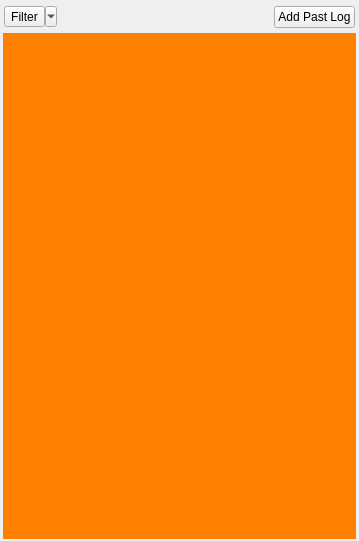
<?xml version="1.0" encoding="UTF-8"?>
<ui version="4.0">
 <class>MyTasksForm</class>
 <widget class="QWidget" name="MyTasksForm">
  <property name="geometry">
   <rect>
    <x>0</x>
    <y>0</y>
    <width>359</width>
    <height>541</height>
   </rect>
  </property>
  <property name="windowTitle">
   <string>Form</string>
  </property>
  <layout class="QVBoxLayout" name="verticalLayout" stretch="0,0">
   <property name="spacing">
    <number>4</number>
   </property>
   <property name="leftMargin">
    <number>2</number>
   </property>
   <property name="topMargin">
    <number>6</number>
   </property>
   <property name="rightMargin">
    <number>2</number>
   </property>
   <property name="bottomMargin">
    <number>2</number>
   </property>
   <item>
    <layout class="QHBoxLayout" name="horizontalLayout">
     <property name="leftMargin">
      <number>2</number>
     </property>
     <property name="rightMargin">
      <number>2</number>
     </property>
     <property name="bottomMargin">
      <number>1</number>
     </property>
     <item>
      <widget class="QToolButton" name="filter_btn">
       <property name="styleSheet">
        <string notr="true"/>
       </property>
       <property name="text">
        <string>Filter</string>
       </property>
       <property name="popupMode">
        <enum>QToolButton::MenuButtonPopup</enum>
       </property>
       <property name="toolButtonStyle">
        <enum>Qt::ToolButtonTextBesideIcon</enum>
       </property>
       <property name="autoRaise">
        <bool>false</bool>
       </property>
      </widget>
     </item>
     <item>
      <spacer name="horizontalSpacer">
       <property name="orientation">
        <enum>Qt::Horizontal</enum>
       </property>
       <property name="sizeHint" stdset="0">
        <size>
         <width>40</width>
         <height>20</height>
        </size>
       </property>
      </spacer>
     </item>
     <item>
      <widget class="QPushButton" name="new_task_btn">
       <property name="text">
        <string>Add Past Log</string>
       </property>
      </widget>
     </item>
    </layout>
   </item>
   <item>
    <layout class="QHBoxLayout" name="horizontalLayout_2">
     <property name="leftMargin">
      <number>1</number>
     </property>
     <property name="rightMargin">
      <number>1</number>
     </property>
     <item>
      <widget class="SearchWidget" name="search_ctrl" native="true">
       <property name="minimumSize">
        <size>
         <width>0</width>
         <height>20</height>
        </size>
       </property>
       <property name="styleSheet">
        <string notr="true">#search_ctrl {
background-color: rgb(255, 128, 0);
}</string>
       </property>
      </widget>
     </item>
    </layout>
   </item>
  </layout>
 </widget>
 <customwidgets>
  <customwidget>
   <class>SearchWidget</class>
   <extends>QWidget</extends>
   <header>..framework_qtwidgets</header>
   <container>1</container>
  </customwidget>
 </customwidgets>
 <resources/>
 <connections/>
</ui>
